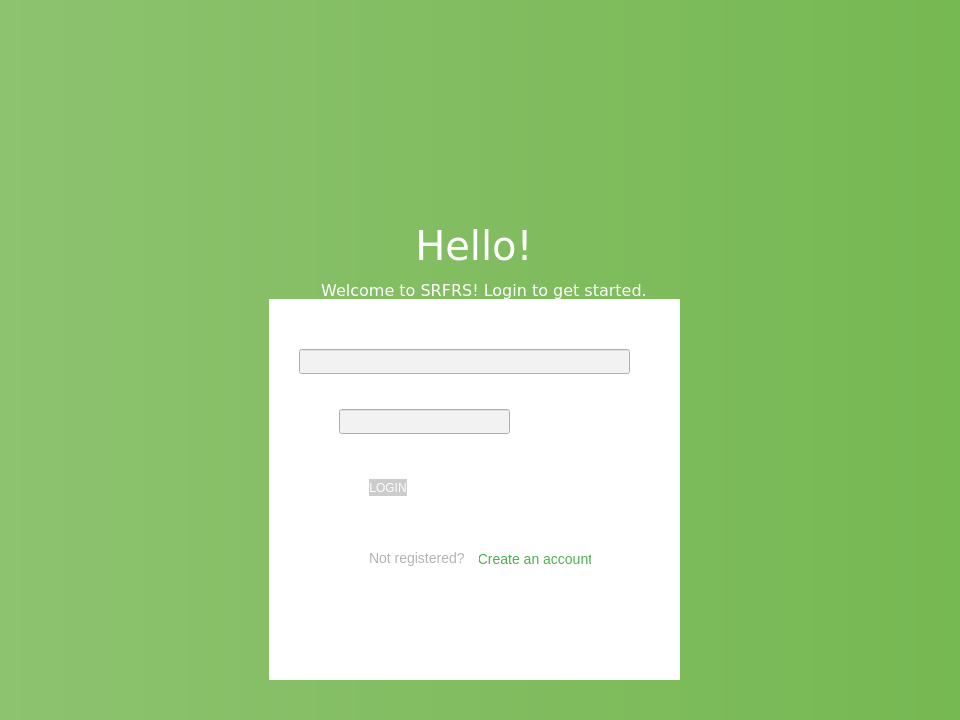
<?xml version="1.0" encoding="UTF-8"?>
<ui version="4.0">
 <class>MainWindow</class>
 <widget class="QMainWindow" name="MainWindow">
  <property name="geometry">
   <rect>
    <x>0</x>
    <y>0</y>
    <width>960</width>
    <height>720</height>
   </rect>
  </property>
  <property name="sizePolicy">
   <sizepolicy hsizetype="Fixed" vsizetype="Fixed">
    <horstretch>0</horstretch>
    <verstretch>0</verstretch>
   </sizepolicy>
  </property>
  <property name="windowTitle">
   <string>SRFRS</string>
  </property>
  <widget class="QWidget" name="centralWidget">
   <property name="styleSheet">
    <string notr="true">QPushButton {
color: white;
background: #4CAF50;
border-radius: 0px;
}

QPushButton:hover {
background: #43A047
}

QPushButton:disabled {
background-color: rgb(204, 204, 204);
}</string>
   </property>
   <widget class="QStackedWidget" name="stackedWidget">
    <property name="geometry">
     <rect>
      <x>0</x>
      <y>0</y>
      <width>960</width>
      <height>720</height>
     </rect>
    </property>
    <widget class="QWidget" name="loginPage">
     <property name="styleSheet">
      <string notr="true">QWidget#loginPage { 
/*background-color: qlineargradient(spread:pad, x1:0, y1:0, x2:0, y2:1, stop:0 rgba(38, 147, 206, 255), stop:0.5 rgba(39, 149, 210, 255), stop:1 rgba(18, 109, 158, 255)); */
/* background-color: rgb(39,149,210) */
background: qlineargradient(spread:pad, x1:0, y1:0, x2:1, y2:0, stop:0 #8DC26F, stop:1 #76b852);
}

QLabel { 
color: white; background: transparent;
}</string>
     </property>
     <widget class="QLabel" name="lbl_hello">
      <property name="geometry">
       <rect>
        <x>0</x>
        <y>220</y>
        <width>948</width>
        <height>51</height>
       </rect>
      </property>
      <property name="sizePolicy">
       <sizepolicy hsizetype="Minimum" vsizetype="Minimum">
        <horstretch>0</horstretch>
        <verstretch>0</verstretch>
       </sizepolicy>
      </property>
      <property name="font">
       <font>
        <family>Verdana</family>
        <pointsize>30</pointsize>
        <weight>50</weight>
        <italic>false</italic>
        <bold>false</bold>
        <stylestrategy>PreferAntialias</stylestrategy>
        <kerning>true</kerning>
       </font>
      </property>
      <property name="cursor">
       <cursorShape>ArrowCursor</cursorShape>
      </property>
      <property name="styleSheet">
       <string notr="true"/>
      </property>
      <property name="text">
       <string>Hello!</string>
      </property>
      <property name="scaledContents">
       <bool>false</bool>
      </property>
      <property name="alignment">
       <set>Qt::AlignCenter</set>
      </property>
     </widget>
     <widget class="QLabel" name="lbl_welcome">
      <property name="geometry">
       <rect>
        <x>10</x>
        <y>270</y>
        <width>948</width>
        <height>41</height>
       </rect>
      </property>
      <property name="sizePolicy">
       <sizepolicy hsizetype="Minimum" vsizetype="Minimum">
        <horstretch>0</horstretch>
        <verstretch>0</verstretch>
       </sizepolicy>
      </property>
      <property name="font">
       <font>
        <family>Verdana</family>
        <pointsize>12</pointsize>
        <weight>50</weight>
        <italic>false</italic>
        <bold>false</bold>
        <stylestrategy>PreferAntialias</stylestrategy>
       </font>
      </property>
      <property name="cursor">
       <cursorShape>ArrowCursor</cursorShape>
      </property>
      <property name="text">
       <string>Welcome to SRFRS! Login to get started.</string>
      </property>
      <property name="scaledContents">
       <bool>false</bool>
      </property>
      <property name="alignment">
       <set>Qt::AlignCenter</set>
      </property>
     </widget>
     <widget class="QStackedWidget" name="loginStacked">
      <property name="enabled">
       <bool>true</bool>
      </property>
      <property name="geometry">
       <rect>
        <x>269</x>
        <y>299</y>
        <width>411</width>
        <height>381</height>
       </rect>
      </property>
      <property name="styleSheet">
       <string notr="true">QWidget#loginStacked {
border:0;
background: white;
}


</string>
      </property>
      <widget class="QWidget" name="loginBox">
       <property name="styleSheet">
        <string notr="true">QLineEdit {
outline: 0;
background: #f2f2f2;
padding-left: 8px;
}

QLabel {
color: #b3b3b3;
font-size: 14px;
}

QPushButton#btn_create {
background: 0;
color: #4CAF50;
font-size: 14px;
border-radius: 0px;
}</string>
       </property>
       <widget class="QLineEdit" name="txt_username">
        <property name="geometry">
         <rect>
          <x>30</x>
          <y>50</y>
          <width>331</width>
          <height>25</height>
         </rect>
        </property>
       </widget>
       <widget class="QLineEdit" name="txt_password">
        <property name="geometry">
         <rect>
          <x>70</x>
          <y>110</y>
          <width>171</width>
          <height>25</height>
         </rect>
        </property>
       </widget>
       <widget class="QPushButton" name="btn_login">
        <property name="enabled">
         <bool>false</bool>
        </property>
        <property name="geometry">
         <rect>
          <x>100</x>
          <y>180</y>
          <width>38</width>
          <height>17</height>
         </rect>
        </property>
        <property name="cursor">
         <cursorShape>PointingHandCursor</cursorShape>
        </property>
        <property name="text">
         <string>LOGIN</string>
        </property>
        <property name="autoDefault">
         <bool>true</bool>
        </property>
       </widget>
       <widget class="QLabel" name="lbl_create">
        <property name="geometry">
         <rect>
          <x>100</x>
          <y>250</y>
          <width>100</width>
          <height>17</height>
         </rect>
        </property>
        <property name="text">
         <string>Not registered?</string>
        </property>
       </widget>
       <widget class="QPushButton" name="btn_create">
        <property name="geometry">
         <rect>
          <x>210</x>
          <y>250</y>
          <width>112</width>
          <height>20</height>
         </rect>
        </property>
        <property name="cursor">
         <cursorShape>PointingHandCursor</cursorShape>
        </property>
        <property name="text">
         <string>Create an account</string>
        </property>
        <property name="autoDefault">
         <bool>true</bool>
        </property>
        <property name="flat">
         <bool>true</bool>
        </property>
       </widget>
      </widget>
      <widget class="QWidget" name="createBox">
       <property name="styleSheet">
        <string notr="true">QLineEdit {
outline: 0;
background: #f2f2f2;
padding-left: 8px;
}

QLabel {
color: #b3b3b3;
font-size: 14px;
}

QPushButton#btn_signin {
background: 0;
color: #4CAF50;
font-size: 14px;
border-radius: 0px;
}</string>
       </property>
       <widget class="QPushButton" name="btn_register">
        <property name="enabled">
         <bool>false</bool>
        </property>
        <property name="geometry">
         <rect>
          <x>130</x>
          <y>210</y>
          <width>38</width>
          <height>17</height>
         </rect>
        </property>
        <property name="cursor">
         <cursorShape>PointingHandCursor</cursorShape>
        </property>
        <property name="text">
         <string>REGISTER</string>
        </property>
        <property name="autoDefault">
         <bool>true</bool>
        </property>
       </widget>
       <widget class="QLineEdit" name="txt_register_username">
        <property name="geometry">
         <rect>
          <x>100</x>
          <y>140</y>
          <width>171</width>
          <height>25</height>
         </rect>
        </property>
       </widget>
       <widget class="QPushButton" name="btn_signin">
        <property name="geometry">
         <rect>
          <x>311</x>
          <y>280</y>
          <width>41</width>
          <height>20</height>
         </rect>
        </property>
        <property name="cursor">
         <cursorShape>PointingHandCursor</cursorShape>
        </property>
        <property name="text">
         <string>Sign in</string>
        </property>
        <property name="autoDefault">
         <bool>true</bool>
        </property>
        <property name="flat">
         <bool>true</bool>
        </property>
       </widget>
       <widget class="QLineEdit" name="txt_register_password">
        <property name="geometry">
         <rect>
          <x>60</x>
          <y>80</y>
          <width>331</width>
          <height>25</height>
         </rect>
        </property>
       </widget>
       <widget class="QLabel" name="lbl_signin">
        <property name="geometry">
         <rect>
          <x>130</x>
          <y>280</y>
          <width>121</width>
          <height>17</height>
         </rect>
        </property>
        <property name="text">
         <string>Already registered?</string>
        </property>
       </widget>
      </widget>
     </widget>
    </widget>
    <widget class="QWidget" name="mainPage">
     <property name="styleSheet">
      <string notr="true">QWidget#mainPage { 
/*background-color: qlineargradient(spread:pad, x1:0, y1:0, x2:0, y2:1, stop:0 rgba(38, 147, 206, 255), stop:0.5 rgba(39, 149, 210, 255), stop:1 rgba(18, 109, 158, 255)); */
/* background-color: rgb(39,149,210) */
background: qlineargradient(spread:pad, x1:0, y1:0, x2:1, y2:0, stop:0 #8DC26F, stop:1 #76b852);
}

</string>
     </property>
     <widget class="QTabWidget" name="tabWidget">
      <property name="geometry">
       <rect>
        <x>-2</x>
        <y>60</y>
        <width>965</width>
        <height>665</height>
       </rect>
      </property>
      <property name="sizePolicy">
       <sizepolicy hsizetype="Expanding" vsizetype="Expanding">
        <horstretch>0</horstretch>
        <verstretch>0</verstretch>
       </sizepolicy>
      </property>
      <property name="focusPolicy">
       <enum>Qt::NoFocus</enum>
      </property>
      <property name="styleSheet">
       <string notr="true">QTabBar::tab { 
height: 50px; 
width: 150px; 
}

QToolButton {
color: white;
background: #4CAF50;
border-radius: 0px;
}

QToolButton:hover {
background: #43A047;
}</string>
      </property>
      <property name="tabPosition">
       <enum>QTabWidget::North</enum>
      </property>
      <property name="currentIndex">
       <number>1</number>
      </property>
      <property name="documentMode">
       <bool>false</bool>
      </property>
      <property name="tabsClosable">
       <bool>false</bool>
      </property>
      <property name="movable">
       <bool>false</bool>
      </property>
      <widget class="QWidget" name="reviewTab">
       <attribute name="title">
        <string>Review</string>
       </attribute>
       <widget class="QLabel" name="review_label">
        <property name="geometry">
         <rect>
          <x>50</x>
          <y>30</y>
          <width>161</width>
          <height>51</height>
         </rect>
        </property>
        <property name="font">
         <font>
          <pointsize>20</pointsize>
         </font>
        </property>
        <property name="text">
         <string>REVIEW</string>
        </property>
       </widget>
      </widget>
      <widget class="QWidget" name="decksTab">
       <attribute name="title">
        <string>Decks</string>
       </attribute>
       <widget class="QPushButton" name="create_deck">
        <property name="geometry">
         <rect>
          <x>400</x>
          <y>33</y>
          <width>200</width>
          <height>51</height>
         </rect>
        </property>
        <property name="cursor">
         <cursorShape>PointingHandCursor</cursorShape>
        </property>
        <property name="text">
         <string>Create a deck</string>
        </property>
       </widget>
       <widget class="QLabel" name="decks_label">
        <property name="geometry">
         <rect>
          <x>50</x>
          <y>30</y>
          <width>161</width>
          <height>51</height>
         </rect>
        </property>
        <property name="font">
         <font>
          <pointsize>20</pointsize>
         </font>
        </property>
        <property name="text">
         <string>DECKS</string>
        </property>
       </widget>
       <widget class="QTableWidget" name="decks_table">
        <property name="geometry">
         <rect>
          <x>50</x>
          <y>120</y>
          <width>850</width>
          <height>459</height>
         </rect>
        </property>
        <property name="sizePolicy">
         <sizepolicy hsizetype="Fixed" vsizetype="Fixed">
          <horstretch>0</horstretch>
          <verstretch>0</verstretch>
         </sizepolicy>
        </property>
        <property name="sizeAdjustPolicy">
         <enum>QAbstractScrollArea::AdjustIgnored</enum>
        </property>
        <property name="autoScroll">
         <bool>true</bool>
        </property>
        <property name="editTriggers">
         <set>QAbstractItemView::NoEditTriggers</set>
        </property>
        <property name="tabKeyNavigation">
         <bool>false</bool>
        </property>
        <property name="selectionMode">
         <enum>QAbstractItemView::NoSelection</enum>
        </property>
        <property name="selectionBehavior">
         <enum>QAbstractItemView::SelectColumns</enum>
        </property>
        <property name="verticalScrollMode">
         <enum>QAbstractItemView::ScrollPerPixel</enum>
        </property>
        <property name="horizontalScrollMode">
         <enum>QAbstractItemView::ScrollPerPixel</enum>
        </property>
        <property name="sortingEnabled">
         <bool>true</bool>
        </property>
        <attribute name="horizontalHeaderCascadingSectionResizes">
         <bool>false</bool>
        </attribute>
        <attribute name="horizontalHeaderShowSortIndicator" stdset="0">
         <bool>true</bool>
        </attribute>
        <attribute name="horizontalHeaderStretchLastSection">
         <bool>false</bool>
        </attribute>
        <attribute name="verticalHeaderDefaultSectionSize">
         <number>30</number>
        </attribute>
        <column>
         <property name="text">
          <string>Deck</string>
         </property>
        </column>
        <column>
         <property name="text">
          <string>Flashcards</string>
         </property>
        </column>
        <column>
         <property name="text">
          <string>Last Reviewed</string>
         </property>
        </column>
        <column>
         <property name="text">
          <string>Edit</string>
         </property>
        </column>
       </widget>
      </widget>
      <widget class="QWidget" name="flashcardsTab">
       <attribute name="title">
        <string>Flashcards</string>
       </attribute>
       <widget class="QPushButton" name="create_flashcard">
        <property name="geometry">
         <rect>
          <x>400</x>
          <y>33</y>
          <width>200</width>
          <height>51</height>
         </rect>
        </property>
        <property name="cursor">
         <cursorShape>PointingHandCursor</cursorShape>
        </property>
        <property name="text">
         <string>Create a flashcard</string>
        </property>
       </widget>
       <widget class="QLabel" name="flashcard_label">
        <property name="geometry">
         <rect>
          <x>50</x>
          <y>30</y>
          <width>311</width>
          <height>51</height>
         </rect>
        </property>
        <property name="font">
         <font>
          <pointsize>20</pointsize>
         </font>
        </property>
        <property name="text">
         <string>FLASHCARDS</string>
        </property>
       </widget>
       <widget class="QTableWidget" name="flashcards_table">
        <property name="geometry">
         <rect>
          <x>50</x>
          <y>120</y>
          <width>850</width>
          <height>459</height>
         </rect>
        </property>
        <property name="sizePolicy">
         <sizepolicy hsizetype="Fixed" vsizetype="Fixed">
          <horstretch>0</horstretch>
          <verstretch>0</verstretch>
         </sizepolicy>
        </property>
        <property name="sizeAdjustPolicy">
         <enum>QAbstractScrollArea::AdjustIgnored</enum>
        </property>
        <property name="autoScroll">
         <bool>true</bool>
        </property>
        <property name="editTriggers">
         <set>QAbstractItemView::NoEditTriggers</set>
        </property>
        <property name="tabKeyNavigation">
         <bool>false</bool>
        </property>
        <property name="selectionMode">
         <enum>QAbstractItemView::NoSelection</enum>
        </property>
        <property name="selectionBehavior">
         <enum>QAbstractItemView::SelectColumns</enum>
        </property>
        <property name="verticalScrollMode">
         <enum>QAbstractItemView::ScrollPerPixel</enum>
        </property>
        <property name="horizontalScrollMode">
         <enum>QAbstractItemView::ScrollPerPixel</enum>
        </property>
        <property name="sortingEnabled">
         <bool>true</bool>
        </property>
        <attribute name="horizontalHeaderCascadingSectionResizes">
         <bool>false</bool>
        </attribute>
        <attribute name="horizontalHeaderShowSortIndicator" stdset="0">
         <bool>true</bool>
        </attribute>
        <attribute name="horizontalHeaderStretchLastSection">
         <bool>false</bool>
        </attribute>
        <attribute name="verticalHeaderDefaultSectionSize">
         <number>30</number>
        </attribute>
        <column>
         <property name="text">
          <string>ID</string>
         </property>
        </column>
        <column>
         <property name="text">
          <string>Front</string>
         </property>
        </column>
        <column>
         <property name="text">
          <string>Back</string>
         </property>
        </column>
        <column>
         <property name="text">
          <string>Date Created</string>
         </property>
        </column>
        <column>
         <property name="text">
          <string>Edit</string>
         </property>
        </column>
       </widget>
      </widget>
     </widget>
     <widget class="QToolButton" name="btn_settings">
      <property name="geometry">
       <rect>
        <x>861</x>
        <y>70</y>
        <width>41</width>
        <height>31</height>
       </rect>
      </property>
      <property name="cursor">
       <cursorShape>PointingHandCursor</cursorShape>
      </property>
      <property name="focusPolicy">
       <enum>Qt::NoFocus</enum>
      </property>
      <property name="text">
       <string>...</string>
      </property>
      <property name="autoRaise">
       <bool>true</bool>
      </property>
     </widget>
     <widget class="QToolButton" name="btn_logout">
      <property name="geometry">
       <rect>
        <x>910</x>
        <y>70</y>
        <width>41</width>
        <height>31</height>
       </rect>
      </property>
      <property name="cursor">
       <cursorShape>PointingHandCursor</cursorShape>
      </property>
      <property name="focusPolicy">
       <enum>Qt::NoFocus</enum>
      </property>
      <property name="text">
       <string>...</string>
      </property>
      <property name="autoRaise">
       <bool>true</bool>
      </property>
     </widget>
     <widget class="QLabel" name="lbl_username">
      <property name="geometry">
       <rect>
        <x>840</x>
        <y>19</y>
        <width>111</width>
        <height>40</height>
       </rect>
      </property>
      <property name="sizePolicy">
       <sizepolicy hsizetype="Preferred" vsizetype="Fixed">
        <horstretch>0</horstretch>
        <verstretch>0</verstretch>
       </sizepolicy>
      </property>
      <property name="font">
       <font>
        <family>Verdana</family>
        <pointsize>14</pointsize>
       </font>
      </property>
      <property name="styleSheet">
       <string notr="true">QLabel {
color: white;
}</string>
      </property>
      <property name="text">
       <string>Username</string>
      </property>
      <property name="textFormat">
       <enum>Qt::RichText</enum>
      </property>
      <property name="scaledContents">
       <bool>false</bool>
      </property>
     </widget>
    </widget>
   </widget>
  </widget>
 </widget>
 <layoutdefault spacing="6" margin="11"/>
 <tabstops>
  <tabstop>btn_create</tabstop>
  <tabstop>txt_username</tabstop>
  <tabstop>txt_password</tabstop>
  <tabstop>btn_login</tabstop>
  <tabstop>txt_register_username</tabstop>
  <tabstop>txt_register_password</tabstop>
  <tabstop>btn_register</tabstop>
  <tabstop>btn_signin</tabstop>
 </tabstops>
 <resources/>
 <connections/>
</ui>
